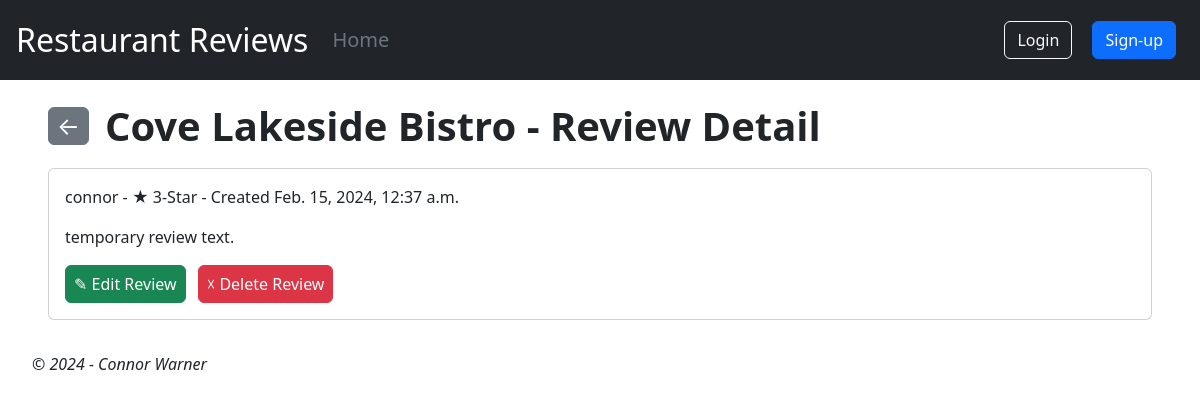
Page /review/1 on the earlier database version.
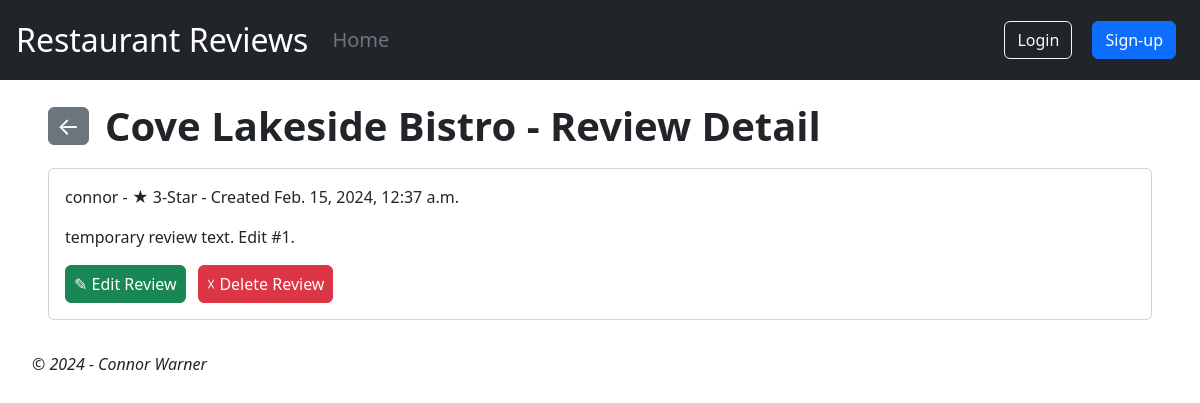
Same page on the later database version.
### restaurant_rating/models.py (models this page shows, shortened)
class Review(models.Model):
    class Stars(models.IntegerChoices):
        ONE_STAR = 1
        TWO_STAR = 2
        THREE_STAR = 3
        FOUR_STAR = 4
        FIVE_STAR = 5
    restaurant = models.ForeignKey(
        Restaurant,
        on_delete=models.CASCADE,
        related_name="reviews"
    )
    user = models.ForeignKey(
        "auth.User",
        on_delete=models.CASCADE,
        related_name="reviews"
    )
    body = models.TextField()
    rating = models.IntegerField(choices=Stars.choices, default=Stars.THREE_STAR)
    created = models.DateTimeField(auto_now_add=True)
    updated = models.DateTimeField(auto_now=True)

class Restaurant(models.Model):
    name = models.CharField(max_length=150)
    created = models.DateTimeField(auto_now_add=True)
    updated = models.DateTimeField(auto_now=True)
    def __str__(self):
        return self.name

### restaurant_rating/views.py (the view)
# urls.py: path("review/<int:pk>", ReviewDetailView.as_view(), name="review_detail"),
class ReviewDetailView(DetailView):
    model = Review
    template_name = "review_detail.html"

### templates/review_detail.html
{% extends "base.html" %}
{% block content %}
<div class="review mx-4">
    <header class="d-flex flex-wrap mt-3">
        <a href="{% url "restaurant_detail" review.restaurant.pk %}" class="align-self-center">
            <button type="button" class="btn btn-secondary px-2 py-0 fs-4">&#8592;</button>
        </a>
        <div class="fs-1 fw-bold ms-3">{{ review.restaurant }} - Review Detail</div>
    </header>
    <div class="review my-1 py-2">
        <div class="card">
            <div class="card-body">
                <p>{{ review.user }} - &#9733; {{ review.rating}}-Star - Created {{ review.created }}</p>
                <p>{{ review.body }}</p>
                <a href="{% url "review_update" review.pk %}" class="text-decoration-none">
                    <button type="button" class="btn btn-success px-2 me-2">&#9998; Edit Review</button>
                </a>
                <a href="{% url "review_delete" review.pk %}" class="text-decoration-none">
                    <button type="button" class="btn btn-danger px-2">&#x2613; Delete Review</button>
                </a>
            </div>
        </div>
    </div>
</div>
{% endblock content %}

Differences in the rows shown:
changed Review "Cove Lakeside Bistro": body "temporary review text." → "temporary review text. Edit #1."
